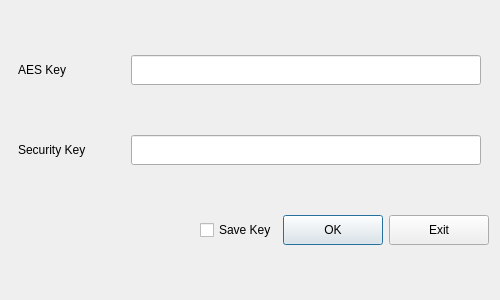
<?xml version="1.0" encoding="UTF-8"?>
<ui version="4.0">
 <class>Dialog</class>
 <widget class="QDialog" name="Dialog">
  <property name="geometry">
   <rect>
    <x>0</x>
    <y>0</y>
    <width>500</width>
    <height>300</height>
   </rect>
  </property>
  <property name="minimumSize">
   <size>
    <width>500</width>
    <height>300</height>
   </size>
  </property>
  <property name="maximumSize">
   <size>
    <width>500</width>
    <height>300</height>
   </size>
  </property>
  <property name="windowTitle">
   <string>Login</string>
  </property>
  <layout class="QVBoxLayout" name="verticalLayout">
   <item>
    <layout class="QHBoxLayout" name="horizontalLayout_3">
     <item>
      <widget class="QLabel" name="label_aes">
       <property name="minimumSize">
        <size>
         <width>100</width>
         <height>30</height>
        </size>
       </property>
       <property name="maximumSize">
        <size>
         <width>100</width>
         <height>30</height>
        </size>
       </property>
       <property name="text">
        <string>AES Key</string>
       </property>
      </widget>
     </item>
     <item>
      <widget class="QLineEdit" name="lineEdit_aes">
       <property name="minimumSize">
        <size>
         <width>350</width>
         <height>30</height>
        </size>
       </property>
       <property name="maximumSize">
        <size>
         <width>350</width>
         <height>30</height>
        </size>
       </property>
      </widget>
     </item>
    </layout>
   </item>
   <item>
    <layout class="QHBoxLayout" name="horizontalLayout_2">
     <item>
      <widget class="QLabel" name="label_sec">
       <property name="minimumSize">
        <size>
         <width>100</width>
         <height>30</height>
        </size>
       </property>
       <property name="maximumSize">
        <size>
         <width>100</width>
         <height>30</height>
        </size>
       </property>
       <property name="text">
        <string>Security Key</string>
       </property>
      </widget>
     </item>
     <item>
      <widget class="QLineEdit" name="lineEdit_sec">
       <property name="minimumSize">
        <size>
         <width>350</width>
         <height>30</height>
        </size>
       </property>
       <property name="maximumSize">
        <size>
         <width>350</width>
         <height>30</height>
        </size>
       </property>
      </widget>
     </item>
    </layout>
   </item>
   <item>
    <layout class="QHBoxLayout" name="horizontalLayout">
     <item>
      <spacer name="horizontalSpacer">
       <property name="orientation">
        <enum>Qt::Horizontal</enum>
       </property>
       <property name="sizeHint" stdset="0">
        <size>
         <width>40</width>
         <height>20</height>
        </size>
       </property>
      </spacer>
     </item>
     <item>
      <widget class="QCheckBox" name="checkBox_save">
       <property name="text">
        <string>Save Key</string>
       </property>
      </widget>
     </item>
     <item>
      <widget class="QPushButton" name="pushButton_ok">
       <property name="minimumSize">
        <size>
         <width>100</width>
         <height>30</height>
        </size>
       </property>
       <property name="maximumSize">
        <size>
         <width>100</width>
         <height>30</height>
        </size>
       </property>
       <property name="text">
        <string>OK</string>
       </property>
      </widget>
     </item>
     <item>
      <widget class="QPushButton" name="pushButton_exit">
       <property name="minimumSize">
        <size>
         <width>100</width>
         <height>30</height>
        </size>
       </property>
       <property name="maximumSize">
        <size>
         <width>100</width>
         <height>30</height>
        </size>
       </property>
       <property name="text">
        <string>Exit</string>
       </property>
      </widget>
     </item>
    </layout>
   </item>
  </layout>
 </widget>
 <resources/>
 <connections/>
</ui>
